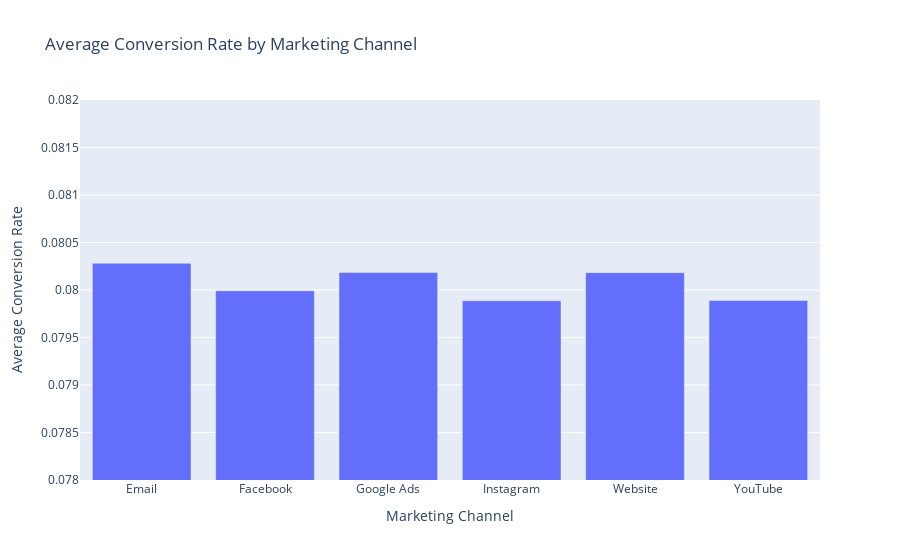

The notebook cell saved with this chart:
### Code cell
channel_conversion_rate = df.groupby('Channel_Used')['Conversion_Rate'].mean().reset_index()

fig = px.bar(
    channel_conversion_rate,
    x='Channel_Used',
    y='Conversion_Rate',
    title='Average Conversion Rate by Marketing Channel',
    labels={'Channel_Used': 'Marketing Channel', 'Conversion_Rate': 'Average Conversion Rate'}
)
fig.update_yaxes(range=[0.078, 0.082])
fig.show()

### Figure 1 — Plotly figure (JSON) as saved in the notebook; plotly's stock layout.template omitted (floating-point values rounded to 4 significant figures)
{"data": [{"hovertemplate": "Marketing Channel=%{x}<br>Average Conversion Rate=%{y}<extra></extra>", "legendgroup": "", "marker": {"color": "#636efa", "pattern": {"shape": ""}}, "name": "", "orientation": "v", "showlegend": false, "textposition": "auto", "type": "bar", "x": ["Email", "Facebook", "Google Ads", "Instagram", "Website", "YouTube"], "xaxis": "x", "y": [0.08028, 0.07999, 0.08018, 0.07989, 0.08018, 0.07989], "yaxis": "y"}], "layout": {"barmode": "relative", "legend": {"tracegroupgap": 0}, "title": {"text": "Average Conversion Rate by Marketing Channel"}, "xaxis": {"anchor": "y", "domain": [0, 1], "title": {"text": "Marketing Channel"}}, "yaxis": {"anchor": "x", "domain": [0, 1], "range": [0.078, 0.082], "title": {"text": "Average Conversion Rate"}}}}
